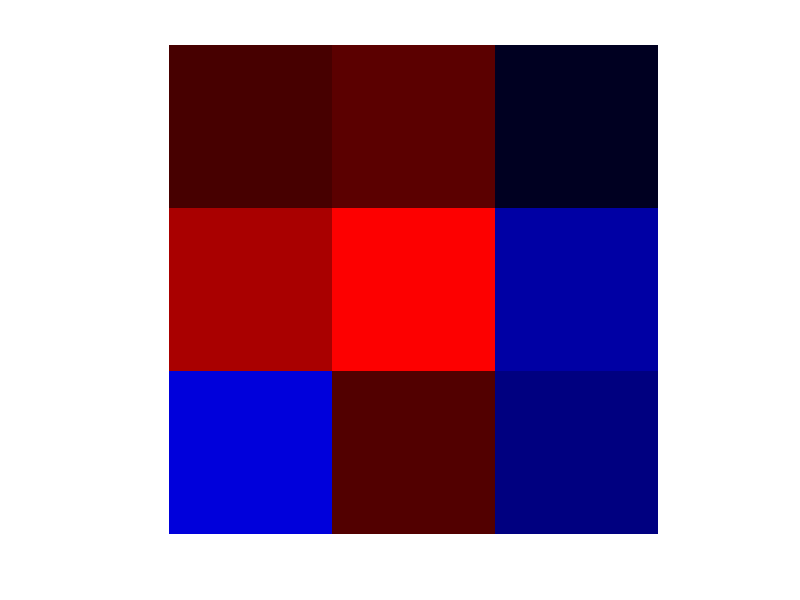

The MATLAB script that drew this image:
close all
clearvars
counter = 1;
disp('Instructions: In each round, two colored grids will be displayed (one after the other). When prompted, indicate whether the two grids were the same or different.')
answer_vector = [ ];
groundtruth = [ ]; %keeping track of whether the grid is disharmonious or harmonious
samedifferent = [ ]; %keeping track of whether the grid was the same or different in the trial
while counter <=2
    blankMat = zeros(150);
    imshow(uint8(blankMat))
    pause(3)
    T = randi([1,2],1);
    groundtruth = [groundtruth T];
    if T == 1
        c = randi(3); %harmonious grid -------------------------------
        c = uint8(c);
        yy = zeros(150,150,3);
        yy= uint8(yy);
        sat = randi(255);
        sat = uint8(sat);
        sat2 = randi(255);
        sat2 = uint8(sat2);
        sat3 = randi(255);
        sat3= uint8(sat3);
        sat4 = randi(255);
        sat4= uint8(sat4);
        sat5 = randi(255);
        sat5= uint8(sat5);
        sat6 = randi(255);
        sat6= uint8(sat6);
        sat7 = randi(255);
        sat7= uint8(sat7);
        sat8 = randi(255);
        sat8= uint8(sat8);
        sat9 = randi(255);
        sat9= uint8(sat9);
        
        %top left lego
        for current_row = 1:50
            for current_col = 1:50
                yy(current_row,current_col, c) = sat;
                %imshow(uint8(yy));
            end
        end
        
        %top middle lego
        for current_row = 1:50
            for current_col = 51:100
                yy(current_row,current_col, c) = sat2;
                %imshow(uint8(yy));
            end
        end
        
        %top right lego
        for current_row = 1:50
            for current_col = 101:150
                yy(current_row,current_col, c) = sat3;
                %imshow(uint8(yy));
            end
        end
        
        %middle left lego
        for current_row = 51:100
            for current_col = 1:50
                yy(current_row,current_col, c) = sat4;
                %imshow(uint8(yy));
            end
        end
        
        %center lego
        for current_row = 51:100
            for current_col = 51:100
                yy(current_row,current_col, c) = sat5;
                %imshow(uint8(yy));
            end
        end
        
        %middle right
        for current_row = 51:100
            for current_col = 101:150
                yy(current_row,current_col, c) = sat6;
                %imshow(uint8(yy));
            end
        end
        
        %bottom left
        for current_row = 101:150
            for current_col = 1:50
                yy(current_row,current_col, c) = sat7;
                %imshow(uint8(yy));
            end
        end
        
        %bottom middle lego
        for current_row = 101:150
            for current_col =51:100
                yy(current_row,current_col, c) = sat8;
                %imshow(uint8(yy));
            end
        end
        
        %bottom right lego
        for current_row = 101:150
            for current_col = 101:150
                yy(current_row,current_col, c) = sat9;
                %imshow(uint8(yy));
            end
        end
        
        
        imshow(uint8(yy)) %we are showing harmious grid
        pause(3)
        
        blankMat = zeros(150);
        imshow(uint8(blankMat))
        pause(3)
        
        %Blank screen
        R = randi([3,4],1);
        samedifferent = [samedifferent, R];
        if R == 3 %if we want to show the exact same grid-----------------
            imshow(uint8(yy)) % showing same grid
            blankMat = zeros(150);
            imshow(uint8(blankMat))
            pause(3)
            
            
        else
            
            %funky lego - if we want to change one of the legos---------------
            %harmonious funky lego
            HG = yy;
            
            rand_row = randi(3);
            rand_col = randi(3);
            
            if rand_row == 1 && rand_col == 1
                for current_row = 1:50
                    for current_col = 1:50
                        HG(current_row,current_col, c) = sat;
                        %imshow(uint8(xx));
                    end
                end
            elseif rand_row == 1 && rand_col == 2
                for current_row = 1:50
                    for current_col = 51:100
                        HG(current_row,current_col, c) = sat;
                        %imshow(uint8(xx));
                    end
                end
            elseif rand_row == 1 && rand_col == 3
                for current_row = 1:50
                    for current_col = 101:150
                        HG(current_row,current_col, c) = sat;
                        %imshow(uint8(xx));
                    end
                end
            elseif rand_row == 2 && rand_col == 1
                for current_row = 51:100
                    for current_col = 1:50
                        HG(current_row,current_col, c) = sat;
                        %imshow(uint8(xx));
                    end
                end
            elseif rand_row == 2 && rand_col == 2
                for current_row = 51:100
                    for current_col = 51:100
                        HG(current_row,current_col, c) = sat;
                        %imshow(uint8(xx));
                    end
                end
            elseif rand_row == 2 && rand_col == 3
                for current_row = 51:100
                    for current_col = 101:150
                        HG(current_row,current_col, c) = sat;
                        %imshow(uint8(xx));
                    end
                end
            elseif rand_row == 3 && rand_col == 1
                for current_row = 101:150
                    for current_col = 1:50
                        HG(current_row,current_col, c) = sat;
                        %imshow(uint8(xx));
                    end
                end
            elseif rand_row == 3 && rand_col == 2
                for current_row = 101:150
                    for current_col = 51:100
                        HG(current_row,current_col, c) = sat;
                        %imshow(uint8(xx));
                    end
                end
            elseif rand_row == 3 && rand_col == 3
                for current_row = 101:150
                    for current_col = 101:150
                        HG(current_row,current_col, c) = sat;
                        %imshow(uint8(xx));
                    end
                end
            end
            
            imshow(uint8(HG)) %showing harmonious funky lego
            pause(3)
            
            blankMat = zeros(150);
            imshow(uint8(blankMat))
            pause(3)
            
            
        end %end for if statement within big if statement
    else
        c = randi(3);%% disharmonious grid-----------------------------
        c = uint8(c);
        cc = randi(3);
        if cc == c && c == 1
            cc = randi([2, 3], 1);
        elseif cc == c && c == 2
            cc = randi([1, 3], 1);
        elseif cc==c && c == 3
            cc = randi([1, 2], 1);
        else
        end
        xx = zeros(150,150,3);
        xx= uint8(xx);
        sat = randi(255);
        sat = uint8(sat);
        sat2 = randi(255);
        sat2 = uint8(sat2);
        sat3 = randi(255);
        sat3= uint8(sat3);
        sat4 = randi(255);
        sat4= uint8(sat4);
        sat5 = randi(255);
        sat5= uint8(sat5);
        sat6 = randi(255);
        sat6= uint8(sat6);
        sat7 = randi(255);
        sat7= uint8(sat7);
        sat8 = randi(255);
        sat8= uint8(sat8);
        sat9 = randi(255);
        sat9= uint8(sat9);
        
        %top left lego
        for current_row = 1:50
            for current_col = 1:50
                xx(current_row,current_col, c) = sat;
                %imshow(uint8(xx));
            end
        end
        
        %top middle lego
        for current_row = 1:50
            for current_col = 51:100
                xx(current_row,current_col, c) = sat2;
                %imshow(uint8(xx));
            end
        end
        
        %top right lego
        for current_row = 1:50
            for current_col = 101:150
                xx(current_row,current_col, cc) = sat3;
                %imshow(uint8(xx));
            end
        end
        
        %middle left lego
        for current_row = 51:100
            for current_col = 1:50
                xx(current_row,current_col, c) = sat4;
                %imshow(uint8(xx));
            end
        end
        
        %center lego
        for current_row = 51:100
            for current_col = 51:100
                xx(current_row,current_col, c) = sat5;
                %imshow(uint8(xx));
            end
        end
        
        %middle right
        for current_row = 51:100
            for current_col = 101:150
                xx(current_row,current_col, cc) = sat6;
                %imshow(uint8(xx));
            end
        end
        
        %bottom left
        for current_row = 101:150
            for current_col = 1:50
                xx(current_row,current_col, cc) = sat7;
                %imshow(uint8(xx));
            end
        end
        
        %bottom middle lego
        for current_row = 101:150
            for current_col =51:100
                xx(current_row,current_col, c) = sat8;
                %imshow(uint8(xx));
            end
        end
        
        %bottom right lego
        for current_row = 101:150
            for current_col = 101:150
                xx(current_row,current_col, cc) = sat9;
                %imshow(uint8(xx));
            end
        end
        
        
        imshow(uint8(xx)) %showing disharmonious grid
        pause(3)
        
        blankMat = zeros(150);
        imshow(uint8(blankMat))
        pause(3)
        
        %Blank screen
        Rr = randi([5,6], 1);
        if Rr == 5 %if we want to keep the same disharmonious grid---------
            imshow(uint8(xx)) % showing same disharmonious grid
        else %disharmonious funky lego code------------------------------
            
            DG = xx;
            
            rand_row = randi(3);
            rand_col = randi(3);
            
            if rand_row == 1 && rand_col == 1
                for current_row = 1:50
                    for current_col = 1:50
                        DG(current_row,current_col, cc) = sat;
                        
                    end
                end
            elseif rand_row == 1 && rand_col == 2
                for current_row = 1:50
                    for current_col = 51:100
                        DG(current_row,current_col, cc) = sat;
                        %imshow(uint8(xx));
                    end
                end
            elseif rand_row == 1 && rand_col == 3
                for current_row = 1:50
                    for current_col = 101:150
                        DG(current_row,current_col, cc) = sat;
                        %imshow(uint8(xx));
                    end
                end
            elseif rand_row == 2 && rand_col == 1
                for current_row = 51:100
                    for current_col = 1:50
                        DG(current_row,current_col, cc) = sat;
                        %imshow(uint8(xx));
                    end
                end
            elseif rand_row == 2 && rand_col == 2
                for current_row = 51:100
                    for current_col = 51:100
                        DG(current_row,current_col, cc) = sat;
                        %imshow(uint8(xx));
                    end
                end
            elseif rand_row == 2 && rand_col == 3
                for current_row = 51:100
                    for current_col = 101:150
                        DG(current_row,current_col, cc) = sat;
                        %imshow(uint8(xx));
                    end
                end
            elseif rand_row == 3 && rand_col == 1
                for current_row = 101:150
                    for current_col = 1:50
                        DG(current_row,current_col, cc) = sat;
                        %imshow(uint8(xx));
                    end
                end
            elseif rand_row == 3 && rand_col == 2
                for current_row = 101:150
                    for current_col = 51:100
                        DG(current_row,current_col, cc) = sat;
                        %imshow(uint8(xx));
                    end
                end
            elseif rand_row == 3 && rand_col == 3
                for current_row = 101:150
                    for current_col = 101:150
                        DG(current_row,current_col, cc) = sat;
                        %imshow(uint8(xx));
                    end
                end
            end
            
            imshow(uint8(DG)) %showing disharmonious funky lego
            pause(3)
            
            blankMat = zeros(150);
            imshow(uint8(blankMat))
            pause(3)
            
            
            
            
            
        end
        
        
        
        
    end
    clc;
    prompt = ('End of Round. \n Type ‘s’ if the two grids were the same. \n Type ‘d’ if the grids were different. \n Enter response here: ');
    x =  input(prompt,'s');
    answer_vector = [answer_vector, x];
    counter = counter+1;
end
disp('answer_vector: ')
disp(answer_vector)
save('sub01_ans', 'answer_vector')
save('sub01_groundtruth', 'groundtruth');
save('sub01_samedifferent', 'samedifferent');

